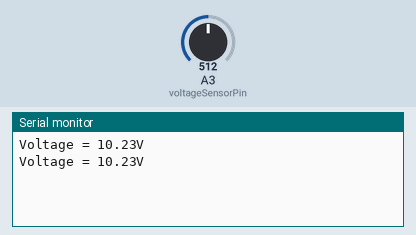
Simulated run of this sketch. Board: Arduino Uno, built with avr-gcc and run on an emulated ATmega328P. On the bench: the last lines printed to the serial monitor. The inputs (shaded band) are chosen by the test bench; at power-on: A3 (voltageSensorPin) = 512.

Above: at 1.8 s.
1.9 s: A3 (voltageSensorPin) set to 716
At 2.5 s:
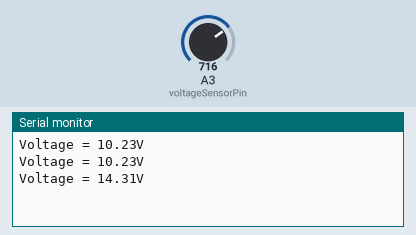
3.4 s: A3 (voltageSensorPin) set to 900
At 4.8 s:
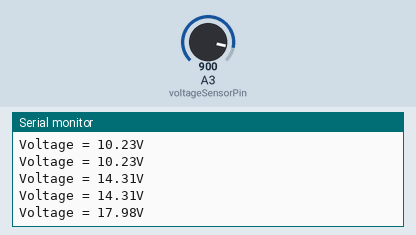
Timing chart, 0 to 6.4 s (numbered marks = the images above; inputs shaded):
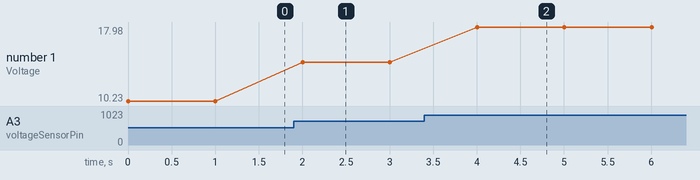

Measured:
- after the input at 1.9 s, the serial monitor: prints a new line after 0.10 s (image 1)
- after the input at 3.4 s, the serial monitor: prints a new line after 0.60 s (image 2)
- plotted number 1: 10.23 → 14.31 after the input at 1.9 s, 14.31 → 17.98 after the input at 3.4 s

The sketch:

voltage-sensor.ino
```cpp
// (licence header left out)
const int voltageSensorPin = A3;          // sensor pin
float vIn;                                // gemeten voltage (3.3V = max. 16.5V, 5V = max 25V)
float vOut;
float voltageSensorVal;                   // waarde op pin A3 (0 - 1023)
const float factor = 4.092;               // reductie factor van het Voltage Sensor shield
const float vCC = 5.00;                   // Arduino invoer voltage (na te meten met voltmeter)

void setup() {
  Serial.begin(9600);
}

void loop() {

  voltageSensorVal = analogRead(voltageSensorPin);    // lees de waarde van de sensor (0 - 1023)
  vOut = (voltageSensorVal / 1024) * vCC;             // converteer de gelezen waarde naar het daadwerkelijke voltage op de analoge pin
  vIn =  vOut * factor;                               // converteer het voltage naar het voltage aan de bron door te vermenigvuldigen met de factor

  Serial.print("Voltage = ");
  Serial.print(vIn);
  Serial.println("V");

  delay(1000);
}
```
